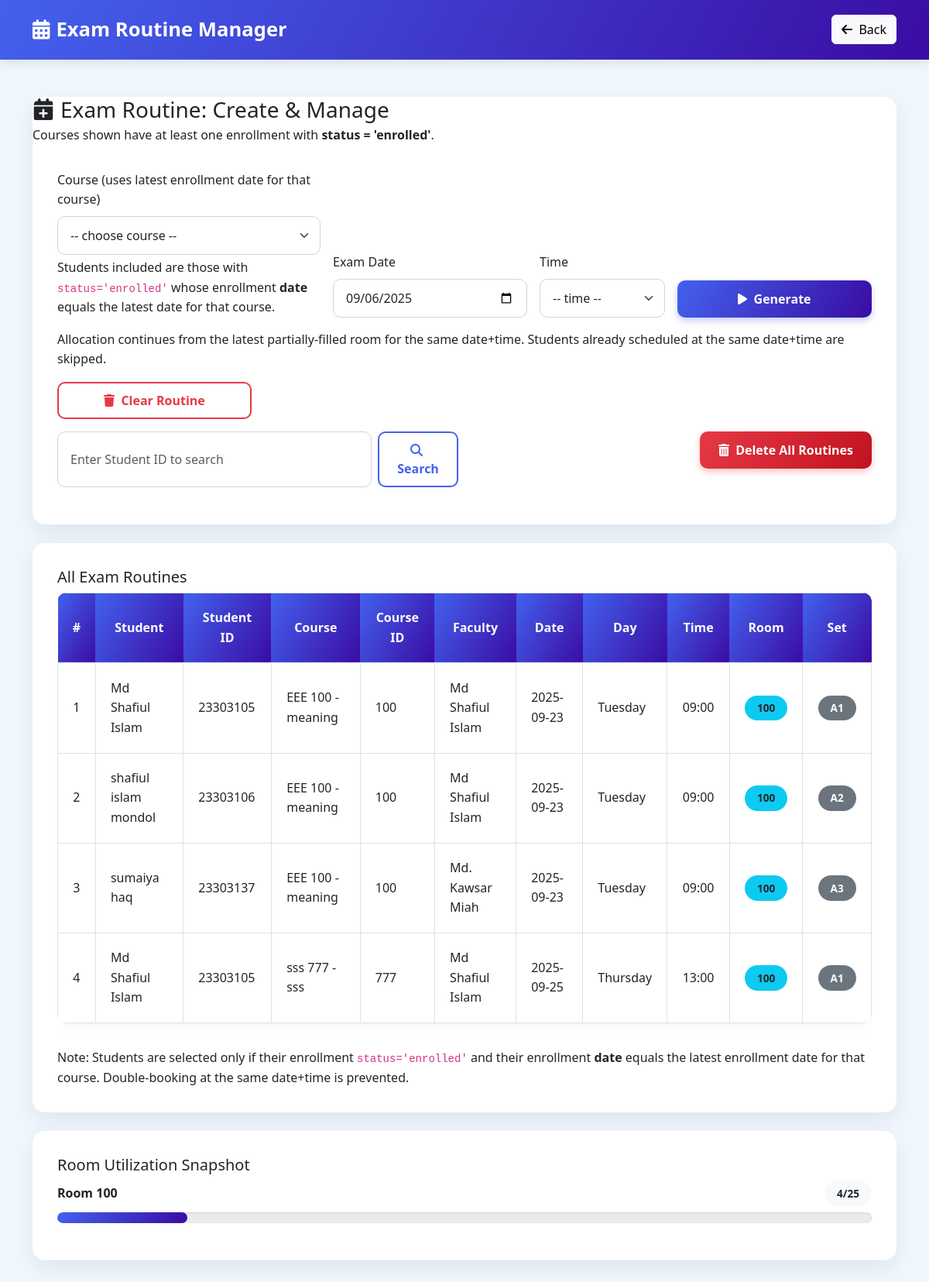
Page /admission/exam_routine.php on the committed database.
### tables this page shows
CREATE TABLE `exm_routine` (
  `student_id` int(11) NOT NULL,
  `course_id` int(11) NOT NULL,
  `faculty_id` int(11) NOT NULL,
  `day` enum('Saturday','Sunday','Monday','Tuesday','Wednesday','Thursday','Friday') NOT NULL,
  `exam_date` date NOT NULL,
  `time` time NOT NULL,
  `room_no` varchar(20) NOT NULL,
  `set_no` int(11) NOT NULL
);

### admission/exam_routine.php (the view, shortened to what this page needs)
<?php
$con = new mysqli(DB_HOST, DB_USER, DB_PASS, DB_NAME);
$con->set_charset('utf8mb4');
function set_label_from_no($n) {
    $n = intval($n);
    $groupIndex = intval(floor(($n - 1) / 5));
    $num = (($n - 1) % 5) + 1;
    $letter = chr(ord('A') + $groupIndex);
    return $letter . $num;
}
$routines = [];
$sql = "SELECT r.student_id,
               COALESCE(s.first_name, '') AS first_name, COALESCE(s.last_name, '') AS last_name,
               r.course_id, COALESCE(c.course_code, '') AS course_code, COALESCE(c.course_name, '') AS course_name,
               r.faculty_id, COALESCE(f.name, '') AS faculty_name, r.day, r.exam_date, r.time, r.room_no, r.set_no
        FROM exm_routine r
        LEFT JOIN student_registration s ON r.student_id = s.id
        LEFT JOIN course c ON r.course_id = c.course_id
        LEFT JOIN faculty f ON r.faculty_id = f.faculty_id
        ORDER BY r.exam_date, r.time, r.room_no+0, r.set_no";
if ($res = $con->query($sql)) {
    while ($row = $res->fetch_assoc()) $routines[] = $row;
}
?>
<!doctype html>
<html lang="en">
<head>
<link href="https://cdn.jsdelivr.net/npm/bootstrap@5.3.0/dist/css/bootstrap.min.css" rel="stylesheet">
<link rel="stylesheet" href="https://cdnjs.cloudflare.com/ajax/libs/font-awesome/6.4.0/css/all.min.css">
</head>
<body>
<nav class="navbar navbar-expand-lg navbar-dark bg-primary mb-4">
    <div class="container">
        <a class="navbar-brand" href="#">
            <i class="fas fa-calendar-alt me-2"></i>Exam Routine Manager
        </a>
        <button class="btn btn-light ms-auto" onclick="window.history.back()">
            <i class="fas fa-arrow-left me-1"></i> Back
        </button>
    </div>
</nav>
<div class="container py-4">
    <div class="card mb-4">
        <div class="header">
            <h3 class="mb-0"><i class="fas fa-calendar-plus me-2"></i>Exam Routine: Create & Manage</h3>
            <div class="small-muted mt-1">Courses shown have at least one enrollment with <strong>status = 'enrolled'</strong>.</div>
        </div>
        <div class="card-body">
            <form method="post" class="row g-3 align-items-end mb-3">
                <div class="col-md-4">
                    <label class="form-label">Course (uses latest enrollment date for that course)</label>
                    <select name="course_id" id="courseSelect" class="form-select" required>
                        <option value="">-- choose course --</option>
                    </select>
                    <div class="small-muted mt-1">Students included are those with <code>status='enrolled'</code> whose enrollment <strong>date</strong> equals the latest date for that course.</div>
                </div>
                <div class="col-md-3">
                    <label class="form-label">Exam Date</label>
                    <input type="date" name="exam_date" id="examDate" class="form-control" required>
                </div>
                <div class="col-md-2">
                    <label class="form-label">Time</label>
                    <select name="time" id="timeSelect" class="form-select" required>
                        <option value="">-- time --</option>
                    </select>
                </div>
                <div class="col-md-3 d-grid">
                    <button type="submit" name="generate_routine" class="btn btn-primary"><i class="fas fa-play me-1"></i> Generate</button>
                </div>
                <div class="col-12 small-muted">
                    Allocation continues from the latest partially-filled room for the same date+time. Students already scheduled at the same date+time are skipped.
                </div>
                <div class="col-md-3 d-grid">
                    <button type="submit" name="clear_routine" class="btn btn-outline-danger"><i class="fas fa-trash me-1"></i> Clear Routine</button>
                </div>
            </form>
            <div class="row mb-3 g-3">
                <div class="col-md-6">
                    <form method="post" class="d-flex gap-2">
                        <input type="number" name="student_search" class="form-control" placeholder="Enter Student ID to search" required>
                        <button type="submit" name="search_student" class="btn btn-outline-primary"><i class="fas fa-search me-1"></i> Search</button>
                    </form>
                </div>
                <div class="col-md-6 text-end">
                    <form id="deleteAllForm" method="post" onsubmit="return confirmDeleteAll();">
                        <button type="submit" name="delete_all" class="btn btn-danger"><i class="fas fa-trash-alt me-1"></i> Delete All Routines</button>
                    </form>
                </div>
            </div>
        </div>
    </div>
    <div class="card mb-4">
        <div class="card-body">
            <h5>All Exam Routines</h5>
            <div class="table-responsive">
                <table class="table table-bordered table-small">
                    <thead class="table-light">
                        <tr>
                            <th>#</th>
                            <th>Student</th>
                            <th>Student ID</th>
                            <th>Course</th>
                            <th>Course ID</th>
                            <th>Faculty</th>
                            <th>Date</th>
                            <th>Day</th>
                            <th>Time</th>
                            <th>Room</th>
                            <th>Set</th>
                        </tr>
                    </thead>
                    <tbody>
                    <?php if (empty($routines)): ?>
                        <tr><td colspan="11" class="text-center small-muted">No routine entries yet.</td></tr>
                    <?php else: $i=1; foreach ($routines as $r): ?>
                        <tr class="<?php echo ($i <= 10 ? 'highlight' : ''); ?>">
                            <td><?php echo $i++; ?></td>
                            <td><?php echo htmlspecialchars(trim($r['first_name'].' '.$r['last_name'])); ?></td>
                            <td><?php echo (int)$r['student_id']; ?></td>
                            <td><?php echo htmlspecialchars($r['course_code'].' - '.$r['course_name']); ?></td>
                            <td><?php echo (int)$r['course_id']; ?></td>
                            <td><?php echo htmlspecialchars($r['faculty_name']); ?></td>
                            <td><?php echo htmlspecialchars($r['exam_date']); ?></td>
                            <td><?php echo htmlspecialchars($r['day']); ?></td>
                            <td><?php echo htmlspecialchars(date('H:i', strtotime($r['time']))); ?></td>
                            <td><span class="badge bg-info text-dark"><?php echo htmlspecialchars($r['room_no']); ?></span></td>
                            <td><span class="badge bg-secondary"><?php echo htmlspecialchars(set_label_from_no($r['set_no'])); ?></span></td>
                        </tr>
                    <?php endforeach; endif; ?>
                    </tbody>
                </table>
            </div>
            <div class="small-muted mt-3">
                Note: Students are selected only if their enrollment <code>status='enrolled'</code> and their enrollment <strong>date</strong> equals the latest enrollment date for that course. Double-booking at the same date+time is prevented.
            </div>
        </div>
    </div>
    <div class="card">
        <div class="card-body">
            <h5>Room Utilization Snapshot</h5>
            <?php
            $summarySql = "SELECT room_no, COUNT(*) AS used FROM exm_routine GROUP BY room_no ORDER BY room_no+0 LIMIT 10";
            if ($res = $con->query($summarySql)) {
                while ($row = $res->fetch_assoc()) {
                    $used = intval($row['used']);
                    $percent = min(100, round($used / 25 * 100));
                    echo '<div class="d-flex justify-content-between align-items-center mb-2">';
                    echo '<div><strong>Room ' . htmlspecialchars($row['room_no']) . '</strong></div>';
                    echo '<div><span class="badge bg-light text-dark">' . $used . '/25</span></div>';
                    echo '</div>';
                    echo '<div class="progress mb-3" style="height:14px"><div class="progress-bar" role="progressbar" style="width:' . $percent . '%" aria-valuenow="' . $percent . '" aria-valuemin="0" aria-valuemax="100"></div></div>';
                }
            } else {
                echo '<div class="small-muted">No data</div>';
            }
            ?>
        </div>
    </div>
</div>
</body>
</html>

### admission/exam_routine.php (style rules this page uses)
:root { --primary: #4361ee; --secondary: #3a0ca3; --accent: #7209b7; --light: #f8f9fa; --dark: #212529; --success: #4cc9f0; --warning: #f72585; --info: #4895ef; --background: #f0f7ff; --card-shadow: 0 10px 30px rgba(0, 0, 0, 0.08); --gradient: linear-gradient(120deg, var(--primary), var(--secondary)); }
body { background: var(--background); font-family: 'Segoe UI', Roboto, 'Helvetica Neue', Arial, sans-serif; color: #2d3748; line-height: 1.6; padding-bottom: 2rem; }
.navbar { background: var(--gradient); box-shadow: 0 4px 15px rgba(0, 0, 0, 0.1); padding: 0.8rem 0; }
.navbar-brand { font-weight: 700; font-size: 1.6rem; display: flex; align-items: center; }
.card { border: none; border-radius: 16px; box-shadow: var(--card-shadow); margin-bottom: 2rem; transition: transform 0.3s ease, box-shadow 0.3s ease; overflow: hidden; }
.card-body { padding: 2rem; }
.btn-primary { background: var(--gradient); border: none; border-radius: 10px; padding: 12px 24px; font-weight: 600; transition: all 0.3s; box-shadow: 0 4px 10px rgba(67, 97, 238, 0.3); }
.btn-danger { background: linear-gradient(120deg, #e63946, #c1121f); border: none; border-radius: 10px; padding: 12px 24px; font-weight: 600; box-shadow: 0 4px 10px rgba(230, 57, 70, 0.3); }
.btn-outline-danger { border: 2px solid #e63946; color: #e63946; border-radius: 10px; padding: 10px 20px; font-weight: 600; transition: all 0.3s; }
.btn-outline-primary { border: 2px solid var(--primary); color: var(--primary); border-radius: 10px; padding: 10px 20px; font-weight: 600; transition: all 0.3s; }
.form-control, .form-select { border-radius: 10px; padding: 12px 16px; border: 1px solid #ced4da; transition: all 0.3s; }
.table { border-radius: 12px; overflow: hidden; box-shadow: 0 0 20px rgba(0, 0, 0, 0.05); }
.table thead th { background: var(--gradient); color: white; border: none; padding: 1.2rem; font-weight: 600; text-align: center; vertical-align: middle; }
.table tbody td { padding: 1.2rem; vertical-align: middle; }
.badge { padding: 0.6rem 1rem; border-radius: 20px; font-weight: 600; font-size: 0.85rem; }
.progress { height: 14px; border-radius: 12px; background: #e9ecef; box-shadow: inset 0 1px 3px rgba(0, 0, 0, 0.1); }
.progress-bar { border-radius: 12px; background: var(--gradient); }
.highlight { background-color: rgba(76, 201, 240, 0.1) !important; }

### rows in the picture
exm_routine: last_name "Md Shafiul Islam", student "23303105", course_name "EEE 100 - meaning", course "100", faculty_name "Md Shafiul Islam", exam_date "2025-09-23", day "Tuesday", time "09:00", room_no "100", set_no "A1"
exm_routine: last_name "shafiul islam mondol", student "23303106", course_name "EEE 100 - meaning", course "100", faculty_name "Md Shafiul Islam", exam_date "2025-09-23", day "Tuesday", time "09:00", room_no "100", set_no "A2"
exm_routine: last_name "sumaiya haq", student "23303137", course_name "EEE 100 - meaning", course "100", faculty_name "Md. Kawsar Miah", exam_date "2025-09-23", day "Tuesday", time "09:00", room_no "100", set_no "A3"
exm_routine: last_name "Md Shafiul Islam", student "23303105", course_name "sss 777 - sss", course "777", faculty_name "Md Shafiul Islam", exam_date "2025-09-25", day "Thursday", time "13:00", room_no "100", set_no "A1"

### other values in the picture
$row['room_no'] "100"
$used "4"
